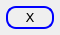
<?xml version="1.0" encoding="UTF-8"?>
<ui version="4.0">
 <class>Reaction</class>
 <widget class="QWidget" name="Reaction">
  <property name="geometry">
   <rect>
    <x>0</x>
    <y>0</y>
    <width>60</width>
    <height>35</height>
   </rect>
  </property>
  <property name="minimumSize">
   <size>
    <width>60</width>
    <height>35</height>
   </size>
  </property>
  <property name="maximumSize">
   <size>
    <width>60</width>
    <height>35</height>
   </size>
  </property>
  <property name="contextMenuPolicy">
   <enum>Qt::DefaultContextMenu</enum>
  </property>
  <property name="windowTitle">
   <string>Form</string>
  </property>
  <property name="toolTip">
   <string/>
  </property>
  <property name="toolTipDuration">
   <number>2</number>
  </property>
  <property name="styleSheet">
   <string notr="true"/>
  </property>
  <widget class="QLabel" name="mReaction">
   <property name="geometry">
    <rect>
     <x>0</x>
     <y>0</y>
     <width>60</width>
     <height>35</height>
    </rect>
   </property>
   <property name="minimumSize">
    <size>
     <width>60</width>
     <height>35</height>
    </size>
   </property>
   <property name="maximumSize">
    <size>
     <width>0</width>
     <height>0</height>
    </size>
   </property>
   <property name="font">
    <font>
     <family>DejaVu Sans</family>
     <pointsize>10</pointsize>
    </font>
   </property>
   <property name="toolTipDuration">
    <number>-2</number>
   </property>
   <property name="layoutDirection">
    <enum>Qt::LeftToRight</enum>
   </property>
   <property name="styleSheet">
    <string notr="true">
		QLabel
		{
			border: 2px solid blue;
			border-radius: 10px;
			margin: 6px;
		}
		QLabel:hover
		{
			border: 2px solid red;
			border-radius: 10px;
		}
	</string>
   </property>
   <property name="text">
    <string>X</string>
   </property>
   <property name="scaledContents">
    <bool>true</bool>
   </property>
   <property name="alignment">
    <set>Qt::AlignCenter</set>
   </property>
   <property name="wordWrap">
    <bool>false</bool>
   </property>
   <property name="margin">
    <number>1</number>
   </property>
   <property name="indent">
    <number>-1</number>
   </property>
  </widget>
 </widget>
 <resources/>
 <connections/>
</ui>
